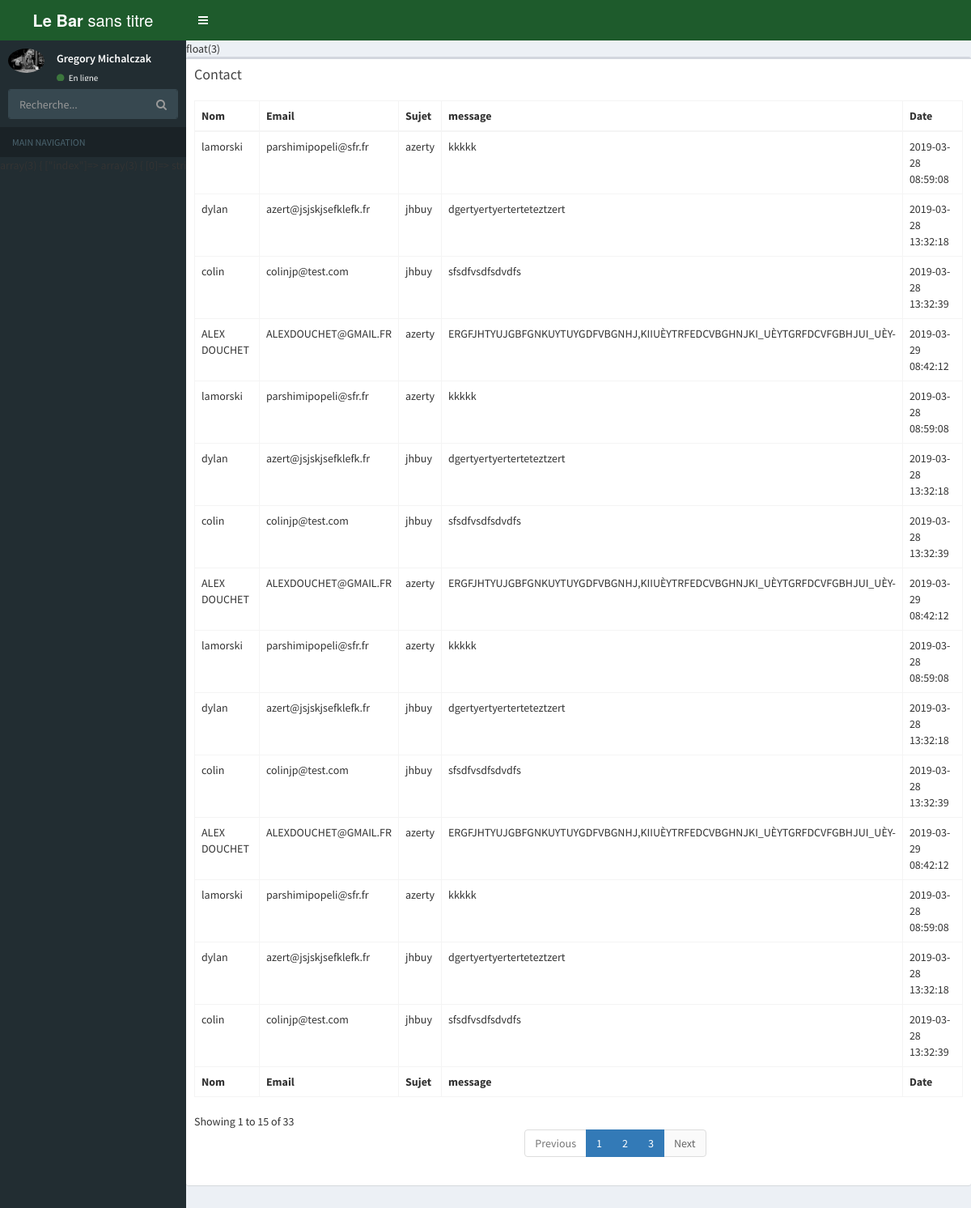
The page /admin/contacts.php on the database its author committed.
### tables this page shows
CREATE TABLE `contacts` (
  `id` int(11) NOT NULL,
  `nom` varchar(100) DEFAULT NULL,
  `email` varchar(100) DEFAULT NULL,
  `sujet` text,
  `messages` text,
  `date` datetime DEFAULT NULL
);

### admin/contacts.php (the view, shortened to what this page needs)
<?php include('includes/header.php');
?>
<div class="content-wrapper">
<?php
$retour = $bdd->prepare("SELECT COUNT(*) AS total FROM contacts");
$retour->execute();
$contactsparpage=15;
$reponse=$retour->fetch(PDO::FETCH_ASSOC);
$totaldescontacts=$reponse['total'];
$nombredepage=ceil($totaldescontacts/$contactsparpage);
var_dump($nombredepage);
if (isset($_GET['page']) && is_numeric($_GET['page']) && $_GET['page'] > 0 && $_GET['page'] <= $nombredepage)
{
        $page=intval($_GET['page']);
}
else
{
        $page=1;
}
$premierarticleafficher=$page*$contactsparpage-$contactsparpage;
$response = $bdd->prepare('SELECT * FROM contacts ORDER BY id LIMIT :limit OFFSET :offset');
$response->bindValue(':limit', (int) $contactsparpage, PDO::PARAM_INT);
$response->bindValue(':offset', (int) $premierarticleafficher, PDO::PARAM_INT);
$response->execute();
?>
    <div class="box">
        <div class="box-header">
            <h3 class="box-title">Contact</h3>
        </div>
        <div class="box-body">
            <div id="example2_wrapper" class="dataTables_wrapper form-inline dt-bootstrap">
                <div class="row">
                    <div class="col-sm-6"></div>
                    <div class="col-sm-6"></div>
                </div>
                <div class="row">
                    <div class="col-sm-12">
                        <table id="example2" class="table table-bordered table-hover dataTable" role="grid"
                            aria-describedby="example2_info">
                            <thead>
                                <tr role="row">
                                    <th class="sorting_asc" tabindex="0" aria-controls="example2" rowspan="1"
                                        colspan="1" aria-sort="ascending"
                                        aria-label="Rendering engine: activate to sort column descending">Nom</th>
                                    <th class="sorting" tabindex="0" aria-controls="example2" rowspan="1" colspan="1"
                                        aria-label="Browser: activate to sort column ascending">Email</th>
                                    <th class="sorting" tabindex="0" aria-controls="example2" rowspan="1" colspan="1"
                                        aria-label="Platform(s): activate to sort column ascending">Sujet</th>
                                    <th class="sorting" tabindex="0" aria-controls="example2" rowspan="1" colspan="1"
                                        aria-label="Engine version: activate to sort column ascending">message</th>
                                    <th class="sorting" tabindex="0" aria-controls="example2" rowspan="1" colspan="1"
                                        aria-label="CSS grade: activate to sort column ascending">Date</th>
                                </tr>
                            </thead>
                            <tbody>
                                <?php while ($donnees = $response->fetch()) {
                    echo '<tr role="row" class="odd">
                            <td class="sorting_1">'.$donnees['nom'].'</td>
                            <td>'.$donnees['email'].'</td>
                            <td>'.$donnees['sujet'].'</td>
                            <td>'.$donnees['messages'].'</td>
                            <td>'.$donnees['date'].'</td>
                        </tr>';
                }
                ?>
                            </tbody>
                            <tfoot>
                                <tr role="row">
                                    <th class="sorting_asc" tabindex="0" aria-controls="example2" rowspan="1"
                                        colspan="1" aria-sort="ascending"
                                        aria-label="Rendering engine: activate to sort column descending">Nom</th>
                                    <th class="sorting" tabindex="0" aria-controls="example2" rowspan="1" colspan="1"
                                        aria-label="Browser: activate to sort column ascending">Email</th>
                                    <th class="sorting" tabindex="0" aria-controls="example2" rowspan="1" colspan="1"
                                        aria-label="Platform(s): activate to sort column ascending">Sujet</th>
                                    <th class="sorting" tabindex="0" aria-controls="example2" rowspan="1" colspan="1"
                                        aria-label="Engine version: activate to sort column ascending">message</th>
                                    <th class="sorting" tabindex="0" aria-controls="example2" rowspan="1" colspan="1"
                                        aria-label="CSS grade: activate to sort column ascending">Date</th>
                                </tr>
                            </tfoot>
                        </table>
                    </div>
                </div>
                <div class="row">
                    <div class="col-sm-5">
                        <div class="dataTables_info" id="example2_info" role="status" aria-live="polite">Showing <?= $premierarticleafficher + 1 ?> to <?= (($premierarticleafficher + $contactsparpage) > $totaldescontacts ) ? $totaldescontacts : $premierarticleafficher + $contactsparpage ?>
                            of <?= $totaldescontacts ?> </div>
                    </div>
                    <div class="col-sm-7">
                        <div class="dataTables_paginate paging_simple_numbers" id="example2_paginate">
                            <ul class="pagination">
                                <li class="paginate_button previous <?= ($page == 1) ? 'disabled'  : '' ?>" id="example2_previous"><a href="?page=<?= ($page == 1) ? $page : $page - 1 ?>"
                                        aria-controls="example2" data-dt-idx="0" tabindex="0">Previous</a></li>
                                <?php for ($i=1; $i <= $nombredepage; $i++) {
                                    echo ' <li class="paginate_button active"><a href="?page='.$i.'" aria-controls="example2" data-dt-idx="'.$i.'"
                                    tabindex="0">'.$i.'</a></li>';
                                }
                                ?>
                                <li class="paginate_button next <?= ($nombredepage == $page) ? 'disabled'  : '' ?>" id="example2_next"><a href="?page=<?= ($nombredepage == $page) ? $page : $page + 1 ?>" aria-controls="example2"
                                        data-dt-idx="7" tabindex="0">Next</a></li>
                            </ul>
                        </div>
                    </div>
                </div>
            </div>
        </div>
    </div>
</div>
<?php include('includes/footer.php'); ?>

### admin/includes/header.php (shortened to what this page needs)
<?php
require_once('./../includes/config.php');
?>
<!DOCTYPE html>
<html>
<head>
  <link rel="stylesheet" href="./bower_components/bootstrap/dist/css/bootstrap.min.css">
  <link rel="stylesheet" href="./bower_components/font-awesome/css/font-awesome.min.css">
  <link rel="stylesheet" href="./bower_components/Ionicons/css/ionicons.min.css">
  <link rel="stylesheet" href="./dist/css/AdminLTE.min.css">
  <link rel="stylesheet" href="./dist/css/skins/_all-skins.css">
  <link rel="stylesheet" href="./bower_components/morris.js/morris.css">
  <link rel="stylesheet" href="./bower_components/jvectormap/jquery-jvectormap.css">
  <link rel="stylesheet" href="./bower_components/bootstrap-datepicker/dist/css/bootstrap-datepicker.min.css">
  <link rel="stylesheet" href="./bower_components/bootstrap-daterangepicker/daterangepicker.css">
  <link rel="stylesheet" href="./plugins/bootstrap-wysihtml5/bootstrap3-wysihtml5.min.css">
</head>
<body class="hold-transition skin-green sidebar-mini">
<div class="wrapper">
  <header class="main-header">
    <a href="index2.html" class="logo">
      <span class="logo-lg"><b>Le Bar </b>sans titre</span>
    </a>
    <nav class="navbar navbar-static-top">
      <a href="#" class="sidebar-toggle" data-toggle="push-menu" role="button">
      </a>
    </nav>
  </header>
  <aside class="main-sidebar">
    <section class="sidebar">
      <div class="user-panel">
        <div class="pull-left image">
          <img src="./dist/img/greg.jpg" class="img-circle" alt="Gregory Michalczak">
        </div>
        <div class="pull-left info">
          <p>Gregory Michalczak</p>
          <a href="#"><i class="fa fa-circle text-success"></i> En ligne</a>
        </div>
      </div>
      <form action="#" method="get" class="sidebar-form">
        <div class="input-group">
          <input type="text" name="q" class="form-control" placeholder="Recherche...">
          <span class="input-group-btn">
                <button type="submit" name="search" id="search-btn" class="btn btn-flat"><i class="fa fa-search"></i>
                </button>
              </span>
        </div>
      </form>
      <ul class="sidebar-menu" data-widget="tree">
        <li class="header">MAIN NAVIGATION</li>
        <?php var_dump($AdminMenu);?>
      </ul>
    </section>
  </aside>

### admin/includes/footer.php (shortened to what this page needs)
</body>
</html>

### rows shown on the page
contacts: nom "lamorski", email "parshimipopeli@sfr.fr", sujet "azerty", messages "kkkkk", date "2019-03-28 08:59:08"
contacts: nom "dylan", email "azert@jsjskjsefklefk.fr", sujet "jhbuy", messages "dgertyertyerterteteztzert", date "2019-03-28 13:32:18"
contacts: nom "colin", email "colinjp@test.com", sujet "jhbuy", messages "sfsdfvsdfsdvdfs", date "2019-03-28 13:32:39"
contacts: nom "ALEX DOUCHET", email "ALEXDOUCHET@GMAIL.FR", sujet "azerty", messages "ERGFJHTYUJGBFGNKUYTUYGDFVBGNHJ,KIIUÈYTRFEDCVBGHNJKI_UÈYTGRFDCVFGBHJUI_UÈY-", date "2019-03-29 08:42:12"
contacts: nom "lamorski", email "parshimipopeli@sfr.fr", sujet "azerty", messages "kkkkk", date "2019-03-28 08:59:08"
contacts: nom "dylan", email "azert@jsjskjsefklefk.fr", sujet "jhbuy", messages "dgertyertyerterteteztzert", date "2019-03-28 13:32:18"
contacts: nom "colin", email "colinjp@test.com", sujet "jhbuy", messages "sfsdfvsdfsdvdfs", date "2019-03-28 13:32:39"
contacts: nom "ALEX DOUCHET", email "ALEXDOUCHET@GMAIL.FR", sujet "azerty", messages "ERGFJHTYUJGBFGNKUYTUYGDFVBGNHJ,KIIUÈYTRFEDCVBGHNJKI_UÈYTGRFDCVFGBHJUI_UÈY-", date "2019-03-29 08:42:12"
contacts: nom "lamorski", email "parshimipopeli@sfr.fr", sujet "azerty", messages "kkkkk", date "2019-03-28 08:59:08"
contacts: nom "dylan", email "azert@jsjskjsefklefk.fr", sujet "jhbuy", messages "dgertyertyerterteteztzert", date "2019-03-28 13:32:18"
contacts: nom "colin", email "colinjp@test.com", sujet "jhbuy", messages "sfsdfvsdfsdvdfs", date "2019-03-28 13:32:39"
contacts: nom "ALEX DOUCHET", email "ALEXDOUCHET@GMAIL.FR", sujet "azerty", messages "ERGFJHTYUJGBFGNKUYTUYGDFVBGNHJ,KIIUÈYTRFEDCVBGHNJKI_UÈYTGRFDCVFGBHJUI_UÈY-", date "2019-03-29 08:42:12"
contacts: nom "lamorski", email "parshimipopeli@sfr.fr", sujet "azerty", messages "kkkkk", date "2019-03-28 08:59:08"
contacts: nom "dylan", email "azert@jsjskjsefklefk.fr", sujet "jhbuy", messages "dgertyertyerterteteztzert", date "2019-03-28 13:32:18"
contacts: nom "colin", email "colinjp@test.com", sujet "jhbuy", messages "sfsdfvsdfsdvdfs", date "2019-03-28 13:32:39"

### other values the page prints
$premierarticleafficher + 1 "1"
$premierarticleafficher + $contactsparpage "15"
$totaldescontacts "33"
